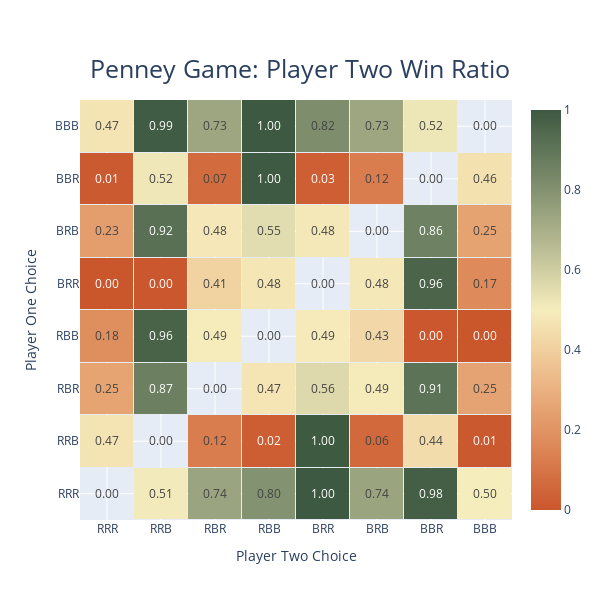
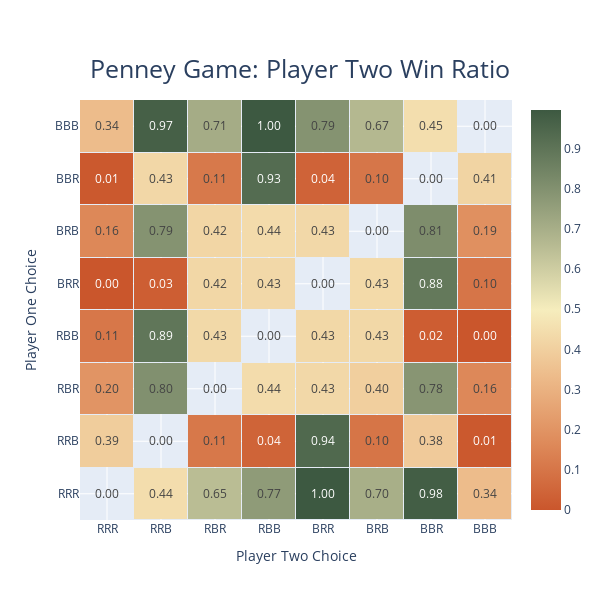

Notebook code for these charts, in order:
### Code cell
# function runs N additional iterations of the game and then generates the two heatmaps based on all existing data 
game.run_simulation(1, seed = None, data='data/')

### Figure 1 — Plotly figure (JSON) as saved in the notebook; plotly's stock layout.template omitted (floating-point values rounded to 4 significant figures)
{"data": [{"colorscale": [[0, "rgb(202, 86, 44)"], [0.1667, "rgb(222, 138, 90)"], [0.3333, "rgb(237, 187, 138)"], [0.5, "rgb(246, 237, 189)"], [0.6667, "rgb(181, 185, 145)"], [0.8333, "rgb(119, 136, 104)"], [1, "rgb(61, 89, 65)"]], "hoverongaps": false, "hovertemplate": "%{y}:%{x} win ratio <br />%{z}", "name": "", "text": [[null, 0.508, 0.7365, 0.8006, 1, 0.7395, 0.978, 0.499], [0.4669, null, 0.1242, 0.02405, 0.998, 0.06212, 0.4439, 0.01102], [0.2535, 0.8657, null, 0.4739, 0.5631, 0.49, 0.9078, 0.2495], [0.1814, 0.9649, 0.494, null, 0.491, 0.4309, 0.003006, 0], [0, 0.002004, 0.4098, 0.478, null, 0.485, 0.9609, 0.1653], [0.2345, 0.9198, 0.479, 0.5511, 0.485, null, 0.8587, 0.2505], [0.01303, 0.519, 0.07014, 0.997, 0.03006, 0.1232, null, 0.4589], [0.4709, 0.988, 0.7325, 1, 0.8156, 0.7315, 0.523, null]], "texttemplate": "%{text:.2f}", "type": "heatmap", "x": ["RRR", "RRB", "RBR", "RBB", "BRR", "BRB", "BBR", "BBB"], "xgap": 1, "y": ["RRR", "RRB", "RBR", "RBB", "BRR", "BRB", "BBR", "BBB"], "ygap": 1, "z": [[null, 0.508, 0.7365, 0.8006, 1, 0.7395, 0.978, 0.499], [0.4669, null, 0.1242, 0.02405, 0.998, 0.06212, 0.4439, 0.01102], [0.2535, 0.8657, null, 0.4739, 0.5631, 0.49, 0.9078, 0.2495], [0.1814, 0.9649, 0.494, null, 0.491, 0.4309, 0.003006, 0], [0, 0.002004, 0.4098, 0.478, null, 0.485, 0.9609, 0.1653], [0.2345, 0.9198, 0.479, 0.5511, 0.485, null, 0.8587, 0.2505], [0.01303, 0.519, 0.07014, 0.997, 0.03006, 0.1232, null, 0.4589], [0.4709, 0.988, 0.7325, 1, 0.8156, 0.7315, 0.523, null]]}], "layout": {"height": 600, "title": {"font": {"size": 25}, "text": "Penney Game: Player Two Win Ratio", "x": 0.5, "y": 0.9}, "width": 600, "xaxis": {"title": {"text": "Player Two Choice"}}, "yaxis": {"title": {"text": "Player One Choice"}}}}

### Figure 2 — Plotly figure (JSON) as saved in the notebook; plotly's stock layout.template omitted (floating-point values rounded to 4 significant figures)
{"data": [{"colorscale": [[0, "rgb(202, 86, 44)"], [0.1667, "rgb(222, 138, 90)"], [0.3333, "rgb(237, 187, 138)"], [0.5, "rgb(246, 237, 189)"], [0.6667, "rgb(181, 185, 145)"], [0.8333, "rgb(119, 136, 104)"], [1, "rgb(61, 89, 65)"]], "hoverongaps": false, "hovertemplate": "%{y}:%{x} win ratio <br />%{z}", "name": "", "text": [[null, 0.4444, 0.6517, 0.7658, 0.996, 0.6987, 0.978, 0.3353], [0.3914, null, 0.1081, 0.04404, 0.9409, 0.0991, 0.3834, 0.008008], [0.1992, 0.8028, null, 0.4424, 0.4284, 0.3974, 0.7848, 0.1612], [0.1051, 0.8949, 0.4304, null, 0.4274, 0.4274, 0.02302, 0], [0, 0.02503, 0.4234, 0.4284, null, 0.4344, 0.8839, 0.1001], [0.1582, 0.7938, 0.4214, 0.4384, 0.4294, null, 0.8118, 0.1862], [0.008008, 0.4254, 0.1111, 0.9299, 0.04304, 0.1031, null, 0.4134], [0.3353, 0.971, 0.7077, 0.996, 0.7928, 0.6667, 0.4494, null]], "texttemplate": "%{text:.2f}", "type": "heatmap", "x": ["RRR", "RRB", "RBR", "RBB", "BRR", "BRB", "BBR", "BBB"], "xgap": 1, "y": ["RRR", "RRB", "RBR", "RBB", "BRR", "BRB", "BBR", "BBB"], "ygap": 1, "z": [[null, 0.4444, 0.6517, 0.7658, 0.996, 0.6987, 0.978, 0.3353], [0.3914, null, 0.1081, 0.04404, 0.9409, 0.0991, 0.3834, 0.008008], [0.1992, 0.8028, null, 0.4424, 0.4284, 0.3974, 0.7848, 0.1612], [0.1051, 0.8949, 0.4304, null, 0.4274, 0.4274, 0.02302, 0], [0, 0.02503, 0.4234, 0.4284, null, 0.4344, 0.8839, 0.1001], [0.1582, 0.7938, 0.4214, 0.4384, 0.4294, null, 0.8118, 0.1862], [0.008008, 0.4254, 0.1111, 0.9299, 0.04304, 0.1031, null, 0.4134], [0.3353, 0.971, 0.7077, 0.996, 0.7928, 0.6667, 0.4494, null]]}], "layout": {"height": 600, "title": {"font": {"size": 25}, "text": "Penney Game: Player Two Win Ratio", "x": 0.5, "y": 0.9}, "width": 600, "xaxis": {"title": {"text": "Player Two Choice"}}, "yaxis": {"title": {"text": "Player One Choice"}}}}
